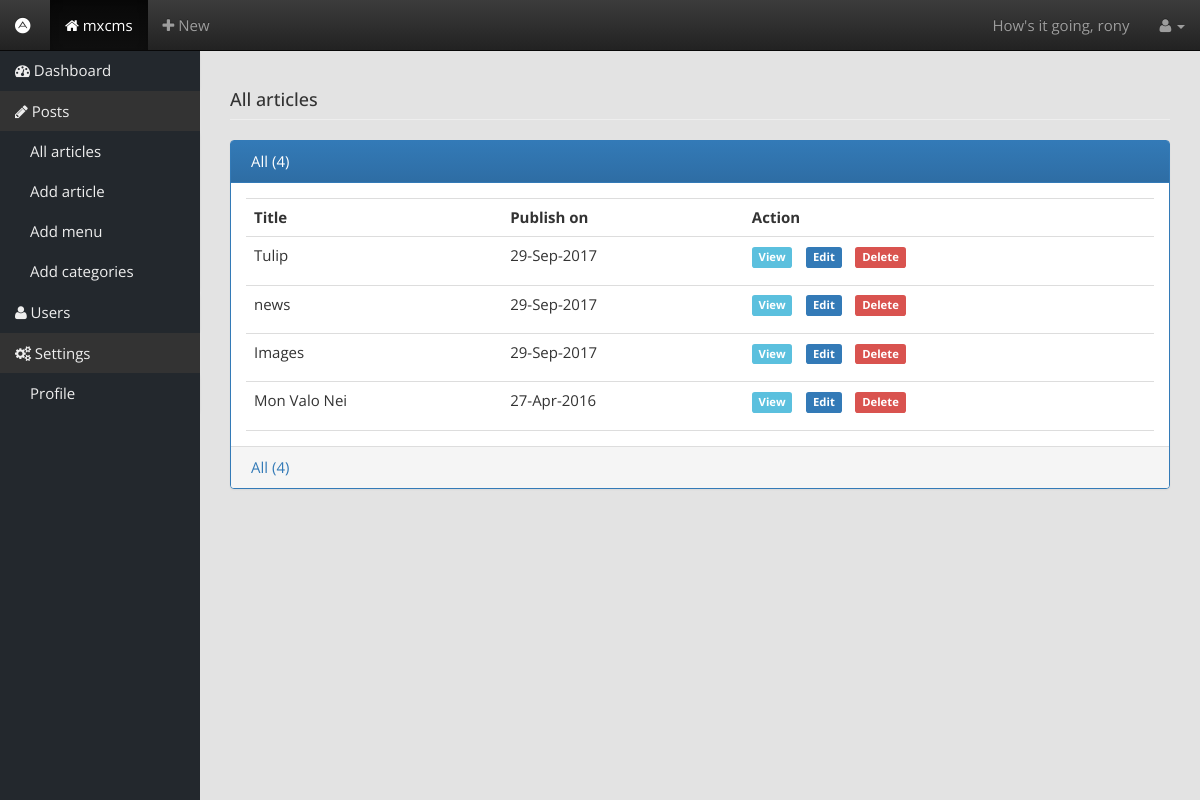
/__project_cms/allposts.php (signed in), run on the app's committed database.
### tables this page shows
CREATE TABLE IF NOT EXISTS `articles` (
  `id` int(11) NOT NULL AUTO_INCREMENT,
  `users_id` int(11) NOT NULL,
  `title` varchar(255) NOT NULL,
  `sub_title` varchar(255) NOT NULL,
  `summary` varchar(255) NOT NULL,
  `html_summary` varchar(255) NOT NULL,
  `details` text NOT NULL,
  `html_details` text NOT NULL,
  `created_at` datetime NOT NULL,
  `modified_at` datetime NOT NULL,
  `deleted_at` datetime NOT NULL,
  PRIMARY KEY (`id`),
  KEY `fk_user_id` (`users_id`)
);

### __project_cms/src/owncms.php (called while the page is built, shortened)
<?php
class owncms{
	public $user_id = '';
	public $is_admin = '';
	public $conn = '';
	public function __construct(){
		$this->conn = mysqli_connect("localhost","root","","owncms");
		if(isset($_SERVER['HTTPS']) && $_SERVER['HTTPS'] != 'off'){
	        $dir = 'https://'.$_SERVER['SERVER_NAME'].$_SERVER["REQUEST_URI"];
	        $array = explode('/', $dir);
	        $pop = array_pop($array);
	        $this->basepath = implode('/', $array);
	    }else{
	        $dir = 'http://'.$_SERVER['SERVER_NAME'].$_SERVER["REQUEST_URI"];
	        $array = explode('/', $dir);
	    }
		return $this;
	}
	public function prepare($data){
		if (!empty($data['user_id'])) {
			$this->user_id = $data['user_id'];
		}
		if (isset($data['is_admin'])) {
			$this->is_admin = $data['is_admin'];
		}
		return $this;
	}
	public function articles(){
		if ($this->is_admin == '1') {
			$query = "SELECT * FROM articles ORDER BY id DESC";
		}elseif ($this->is_admin == '0') {
			$query = "SELECT * FROM articles WHERE users_id = $this->user_id ORDER BY id DESC";
		}else{
			$query = "SELECT * FROM articles ORDER BY id DESC";
		}
		$result = mysqli_query($this->conn,$query);
		while ($row = mysqli_fetch_assoc($result)){
			$array[] = $row;
		}
		if (!empty($array)) { return $array; }
	}
}
?>

### __project_cms/allposts.php (the view, shortened to what this page needs)
<?php
include_once('header_dashboard.php');
$obj->prepare($_SESSION);
$articles = $obj->articles();
?>
<div class="container-fluid">
    <div class="row">
        <?php include_once('sidebar.php'); ?>
        <div class="col-sm-10">
            <div class="container-fluid">
                <div class="table-panel">
                    <div class="page-header"><h4>All articles</h4></div>
                    <div class="panel panel-primary">
                        <div class="panel-heading">
                            <ul class="list-inline">
                                <li><a href="javaScript:;">All (<?php echo sizeof($articles)?>)</a></li>
                            </ul>
                        </div>
                        <div class="panel-body">
                            <?php if (!empty($articles)) { ?>
                            <table class="table table-responsive table-hover">
                                <tr>
                                    <th>Title</th>
                                    <th>Publish on</th>
                                    <th>Action</th>
                                </tr>
                                <?php
                                if (empty($_GET)) {
                                    foreach ($articles as $article) {
                                ?>
                                <tr>
                                    <td><?php echo $article['title']; ?></td>
                                    <td>
                                    <?php
                                        $date = date_create($article['created_at']);
                                        echo date_format($date, 'd-M-Y');
                                    ?>
                                    </td>
                                    <td>
                                        <ul class="list-inline">
                                            <li><a href="<?php echo basepath(); ?>/single.php?id=<?php echo $article['id']; ?>" class="label label-info" target="_blank">View</a></li>
                                            <li><a href="editpost.php?id=<?php echo $article['id']; ?>" class="label label-primary">Edit</a></li>
                                            <li><a href="control/deletepost.php?id=<?php echo $article['id']; ?>" class="label label-danger">Delete</a></li>
                                        </ul>
                                    </td>
                                </tr>
                                <?php
                                    }
                                }
                                ?>
                            </table>
                            <?php }else{ ?>
                            <p>No posts</p>
                            <?php } ?>
                        </div>
                        <div class="panel-footer">
                            <ul class="list-inline">
                                <li><a href="javaScript:;">All (<?php echo sizeof($articles)?>)</a></li>
                            </ul>
                        </div>
                    </div>
                </div>
            </div>
        </div>
    </div>
</div>
<?php include_once('footer_dashboard.php') ?>

### __project_cms/style.css (style rules this page uses)
body { padding-top:50px; margin:0; color:#333; font-size:15px; line-height:1.4em; text-align:left; background-color:#e3e3e3; font-family: 'Open Sans', sans-serif; font-weight: 400; }
* { outline:none }
a,a:hover,a:focus { outline: none; outline-offset: 0;text-decoration:none }
img,button,input,textarea,a { margin:0; outline:none; border:none; background:none }
a,a:hover { -webkit-transition:all .5s; -ms-transition:all .5s; -moz-transition:all .5s; transition:all .5s; }
h1,h2,h3,h4,h5,h6 { font-family: 'Open Sans', sans-serif; margin: 0 }
.panel-primary .panel-heading a { color: #fff }
html,body.login { padding: 0 }
.table-panel .panel-heading ul, .table-panel .panel-footer ul { margin: 0 }
.table-panel table { margin: 0; }
.table-panel table tr:last-child td { border-bottom: 1px solid #ddd }

### data on the page
articles: title "Tulip", created_at "29-Sep-2017"
articles: title "news", created_at "29-Sep-2017"
articles: title "Images", created_at "29-Sep-2017"
articles: title "Mon Valo Nei", created_at "27-Apr-2016"

### other printed values
$_SESSION['username'] "rony"
sizeof($articles) "4"
